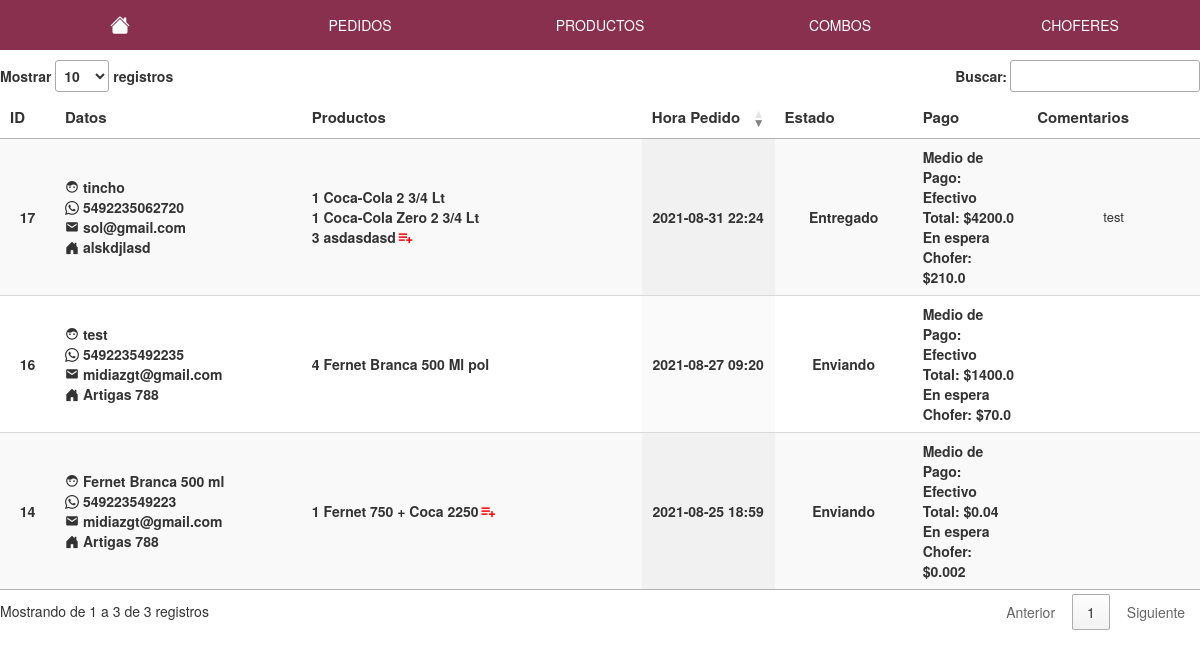
Before: /panel/choferes/perfil/2 (signed in) with the older database file.
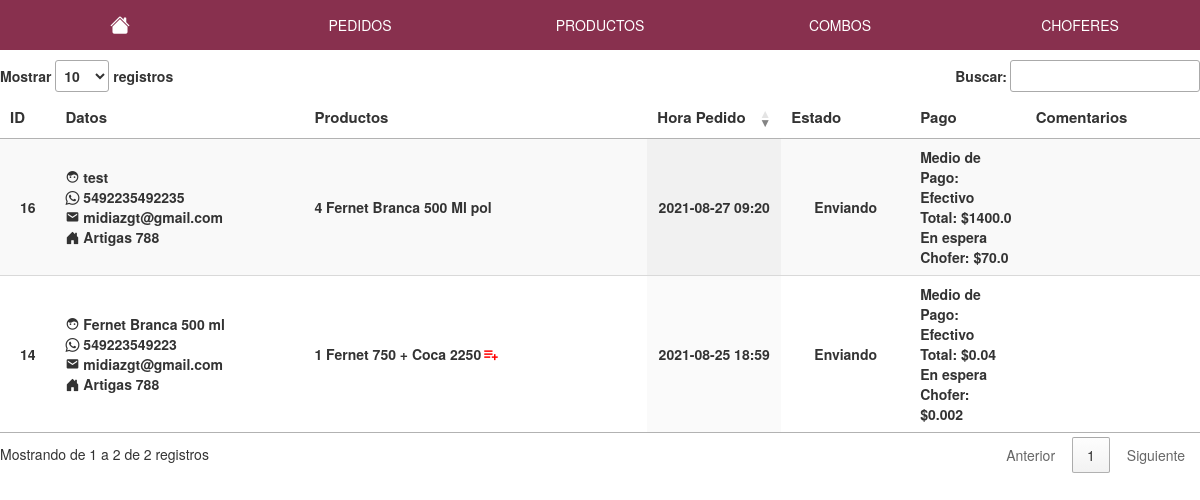
After: the same page with the newer database file.
### tienda/models.py (models this page shows, shortened)
class Pedidos(db.Model):
    id=db.Column(db.Integer(),primary_key=True)
    direccion=db.Column(db.String(length=200),nullable=False)
    nombre=db.Column(db.String(length=100),nullable=False)
    telefono=db.Column(db.Integer(),nullable=True)
    email= db.Column(db.String(100))
    fechaHoraPedido=db.Column(db.String(100))
    fechaHoraEntrega=db.Column(db.String(100))
    estado=db.Column(db.String(length=50),nullable=False) #estado de envio
    chofer=db.Column(db.Integer(),db.ForeignKey('usuarios.id'))
    descripcion=db.Column(db.String(length=500),nullable=False)
    formaPago=db.Column(db.String(length=100),nullable=False)
    estadoPago=db.Column(db.String(length=100),nullable=False)
    datos_pedido= db.Column(types.JSON(),nullable=False)
    costo=db.Column(db.Float(),nullable=False)

class Combos(db.Model):
    id=db.Column(db.Integer(),primary_key=True)
    nombre=db.Column(db.String(length=500),nullable=False)
    datos_combo= db.Column(types.JSON(),nullable=False)  # id del producto y cantidad
    precioFinal=db.Column(db.Float(),nullable=False)
    stock=db.Column(db.Integer(),nullable=False)
    imagen=db.Column(db.String(),nullable=False)

class Productos(db.Model):
    id=db.Column(db.Integer(),primary_key=True)
    nombre=db.Column(db.String(length=500),nullable=False)
    categoria=db.Column(db.String(length=100),nullable=False)
    precio=db.Column(db.Float(),nullable=False)
    stock=db.Column(db.Integer(),nullable=False)
    oferta=db.Column(db.Integer(),nullable=True)
    precioFinal=db.Column(db.Float(),nullable=False)
    imagen=db.Column(db.String(),nullable=False)

### tienda/usuario/routesadmin.py (the view)
@app.route('/panel/choferes/perfil/<chofer_id>', methods=['GET','POST'])
@login_required
def choferes_perfil(chofer_id):
    if not current_user.is_admin() and not current_user.is_chofer():
        abort(404)
    if  not current_user.is_admin():
        if current_user.id!=chofer_id:
            abort(404)
    chofer_id=int(chofer_id)
    pedidos=Pedidos.query.filter(Pedidos.chofer==chofer_id)
    productos = Productos.query.all()
    combos = Combos.query.all()
    info = [None]*1000 #aca van los datos del carrito
    prod = [None]*1000 #aca van los datos del carrito
    comb = [None]*1000
    infocombos = [None]*1000
    for items in pedidos:
        info[items.id] = json.loads(items.datos_pedido)
    for items in  productos:
        prod[items.id]=items
    for items in  combos:
        comb[items.id]=items
        infocombos[items.id] = json.loads(items.datos_combo)
    choferes=Usuarios.query.filter(Usuarios.chofer==1)
    return render_template('choferes_perfil.html',data=pedidos,info=info,productos=productos,prod=prod,choferes=choferes,combos=combos,comb=comb,infocombos=infocombos)

### tienda/carrito/routes.py (called while the page is built)
@app.context_processor
def contar_carrito():
	try:
		if request.cookies.get("carrito") is None:
			return {'num_articulos': 0}
		else:
			datos = json.loads(request.cookies.get("carrito"))
			return {'num_articulos': len(datos)}
	except:
			return {'num_articulos': 0}

### tienda/models.py (called while the page is built)
    def is_admin(self):
        return self.admin

### tienda/routes.py (called while the page is built)
@login_manager.user_loader
def load_user(user_id):
	aux=Usuarios.query.get(int(user_id))
	return aux

### tienda/templates/choferes_perfil.html (shortened to what this page needs)
{% extends 'layout-admin.html' %}
{% block content %}
<div class="contenido">
<table id="pedidos" hidden="hidden" class="display" style="width:100%;">
        <thead>
            <tr>
            	<th>ID</th>
                <th>Datos</th>
                <th>Productos</th>
                <th>Hora Pedido</th>
                <th>Estado</th>
                <th>Pago</th>
                <th>Comentarios</th>
            </tr>
        </thead>
        <tbody>
        	{%for i in data %}
        	{% if i.estado != 'Cancelado' %}
           <tr>
           	<td>{{i.id}}</td>
           	<td>
           		<div class="datos">
           			<span><i class='bx bxs-face'></i> {{i.nombre}}</span>
           			<span><i class="bi bi-whatsapp"></i> {{i.telefono}}</span>
           			<span><i class='bx bxs-envelope' ></i> {{i.email}}</span>
           			<span><i class="bi bi-house-door-fill"></i> {{i.direccion}}</span>
           		</div>
           	</td>
           	<td style="min-width: 200px;">
           		<div class="productos">
           			{%  for j in info[i.id] %}
           			<div>
           			  {% if j.tipo=='combo' %}
           			  	{% if comb[j.id|int]!=None %}
           			  	<details>
	           			  <summary style="display:flex; align-items: center;">{{ j.cantidad }} {{comb[(j.id | int)].nombre}} <i class='bx bx-list-plus' style="font-size: 18px; color: red;"></i></summary>
	           			</details>
	           			{% else %}
	           			<span>Combo Eliminado</span>
	           			{% endif %}
           			  {% else %}
           			  	{% if prod[j.id|int]!=None %}
           			  		{{ j.cantidad }} {{prod[(j.id | int)].nombre}}
           			  	{% else %}
           			  	<span>Producto Eliminado</span>
           			  	{% endif %}
           			  {% endif %}
           			 </div>
           			{% endfor %}
           		</div>
           	</td>
           	<td>
           		{{i.fechaHoraPedido[:16]}}
           	</td>
           	<td>
           		<span>{{i.estado}}</span>
           	</td>
           	<td class="datos-pago">
           		<div>Medio de Pago:</br> {{i.formaPago}}</div>
           		<div>Total: ${{i.costo}}</div>
           		<div>{{i.estadoPago}}</div>
           		<div>Chofer: ${{i.costo * 0.05}}</div>
           	</td>
           	<td>
           		<div style="max-width: 200px; font-size: 13px; font-weight: normal;">{{i.descripcion}}</div>
           	</td>
           </tr>
           {% endif %}
           {% endfor %}
        </tbody>
    </table>
</div>
{% endblock content %}

Changed rows visible on the page:
no longer on this page (row edited): Pedidos: id "17", nombre "tincho", telefono "5492235062720", email "sol@gmail.com", direccion "alskdjlasd", cantidad "1" "1", cantidad "3", fechaHoraPedido "2021-08-31 22:24", estado "Entregado", formaPago "Efectivo", costo "4200.0", estadoPago "En espera", i.costo*0.05 "210.0", descripcion "test"
no longer on this page (row unchanged): Productos: nombre "Coca-Cola 2 3/4 Lt"
no longer on this page (row unchanged): Productos: nombre "Coca-Cola Zero 2 3/4 Lt"
no longer on this page (row unchanged): Combos: nombre "asdasdasd"
Other visible differences:
text written by a page script: "Mostrar registros Buscar: Mostrando de 1 a 3 de 3 registros Anterior 1 Siguiente" → "Mostrar registros Buscar: Mostrando de 1 a 2 de 2 registros Anterior 1 Siguiente"
